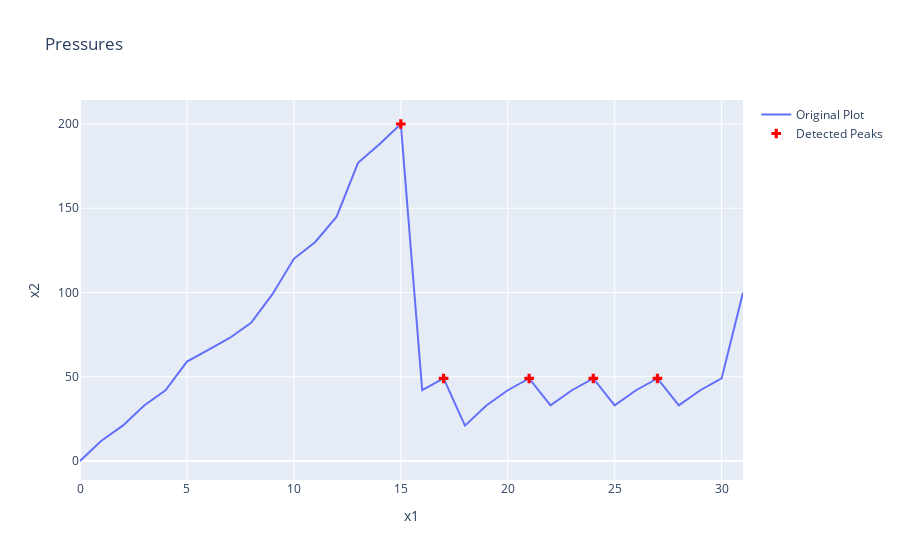

This figure's notebook cell:
### Code cell
""" Detecting peaks in the time series with  peakutils.indexes """

## Get the time series
time_series = df2['time_passed']
time_series = time_series.tolist()

# Convert to numpy array to pass to indexes
cb = np.array(time_series)
indices = peakutils.indexes(cb, thres=0.02/max(cb), min_dist=0.1)

# Create trace for original plot
trace = go.Scatter(
    x=[j for j in range(len(time_series))],
    y=time_series,
    mode='lines',
    name='Original Plot'
)
# Create trace for peak markers
trace2 = go.Scatter(
    x=indices,
    y=[time_series[j] for j in indices],
    mode='markers',
    marker=dict(
        size=8,
        color='rgb(255,0,0)',
        symbol='cross'
    ),
    name='Detected Peaks'
)
# Combine traces
data = [trace, trace2]
# Create layout
layout = go.Layout(title="Pressures", xaxis={'title':'x1'}, yaxis={'title':'x2'})
# Create figure
fig_go = go.Figure(data, layout=layout)
iplot(fig_go, filename='time_passed_pressures')
#iplot(fig_go, filename='time_passed_pressures', layout=layout)

### Figure 1 — Plotly figure (JSON) as saved in the notebook; plotly's stock layout.template omitted (floating-point values rounded to 4 significant figures)
{"data": [{"mode": "lines", "name": "Original Plot", "type": "scatter", "x": [0, 1, 2, 3, 4, 5, 6, 7, 8, 9, 10, 11, 12, 13, 14, 15, 16, 17, 18, 19, 20, 21, 22, 23, 24, 25, 26, 27, 28, 29, 30, 31], "y": [0, 12, 21, 33, 42, 59, 66, 73, 82, 99, 120, 130, 145, 177, 188, 200, 42, 49, 21, 33, 42, 49, 33, 42, 49, 33, 42, 49, 33, 42, 49, 100]}, {"marker": {"color": "rgb(255,0,0)", "size": 8, "symbol": "cross"}, "mode": "markers", "name": "Detected Peaks", "type": "scatter", "x": [15, 17, 21, 24, 27], "y": [200, 49, 49, 49, 49]}], "layout": {"title": {"text": "Pressures"}, "xaxis": {"title": {"text": "x1"}}, "yaxis": {"title": {"text": "x2"}}}}
